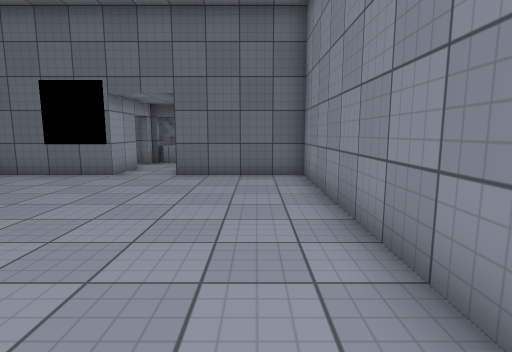
view 1 (above)

12 first-person views from a walk through a 3-D level made in the Unity game engine. The camera is 1.3 m above the floor, tilts 8° down and sees 80° across. The floor is counted in squares, 1 m on a side. Each view is taken from the middle of a square. On the plan, view 1 faces up. The plan holds only what a view shows up to about 14 squares ahead; the rest is blank. The place goes on beyond the plan. Surface patterns are stand-ins for the level's own textures.

view 2
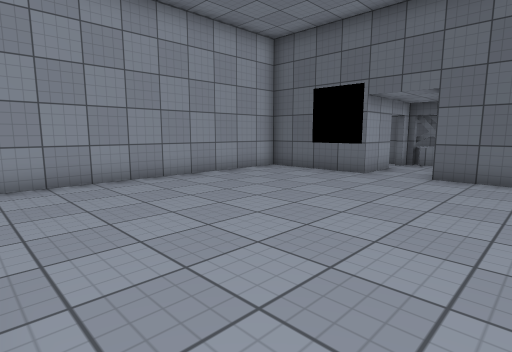

view 3
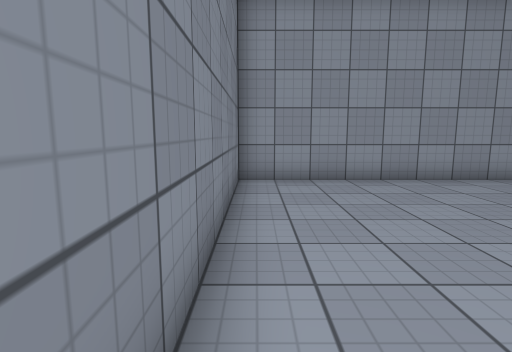

view 4
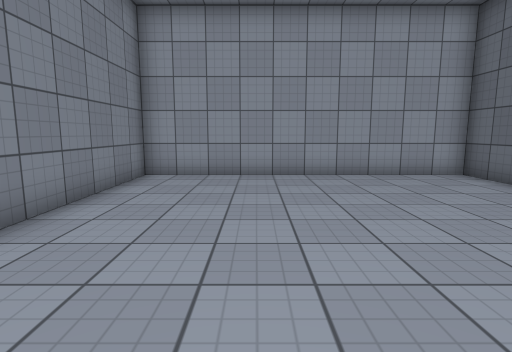

view 5
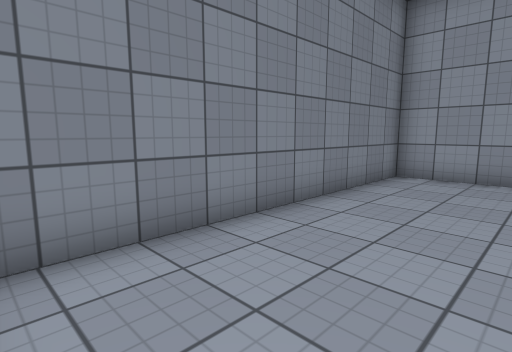

view 6
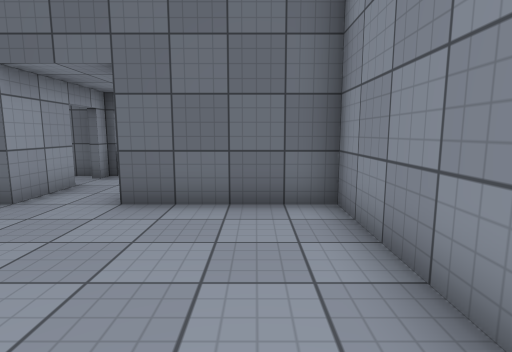

view 7
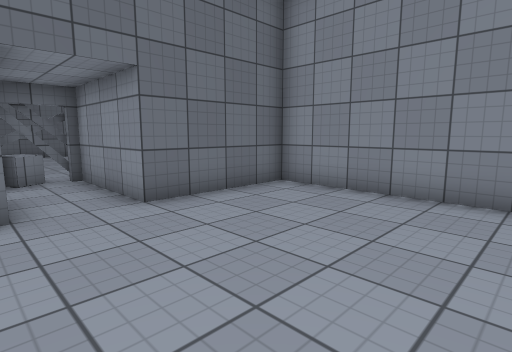

view 8
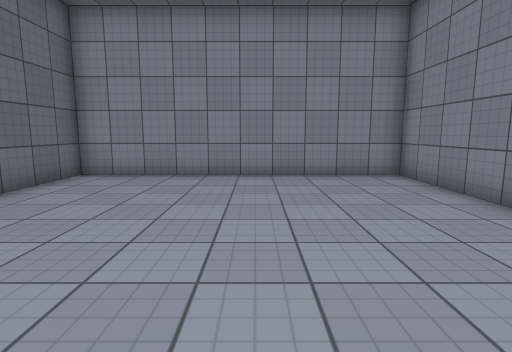

view 9
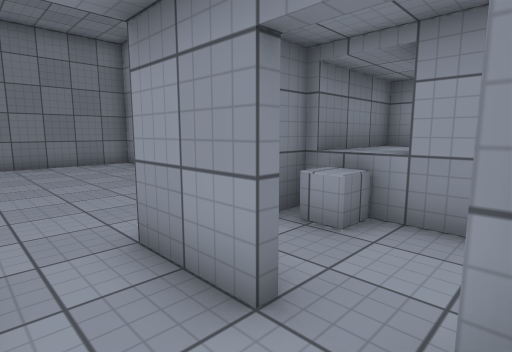

view 10
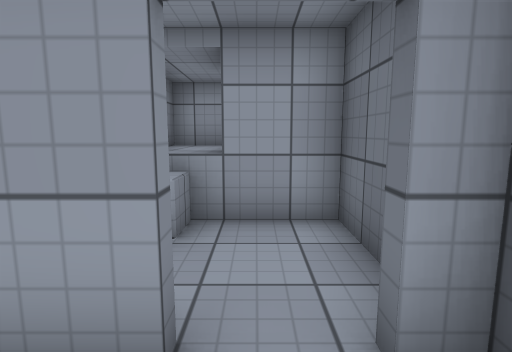

view 11
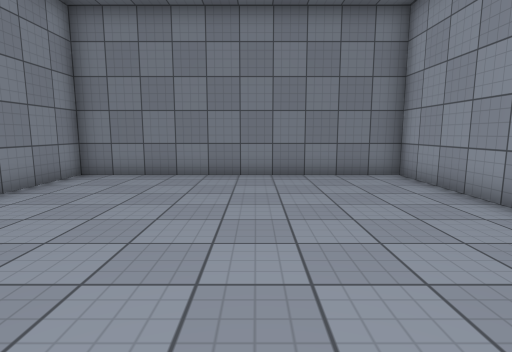

view 12
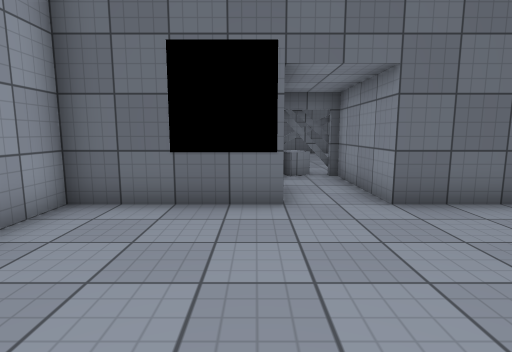

### Floor plan
Points are (right, up) in squares from view 1. A wall is a line through its corners. A room is listed if a view was taken in it or the views show most of it. See-through windows are left out.
Room 1 (views 1, 2, 3, 4, 5, 6, 7, 8, 11, 12)
walls: (-4.5, 9.5) (-8.5, 9.5) (-8.5, -0.5) (1.5, -0.5) (1.5, 9.5) (-2.5, 9.5)
ways out: opening at (-3.5, 10.5) to room 2
Room 2 (views 9, 10)
walls: (-4.5, 11.6) (-4.5, 9.5); (-2.5, 9.5) (-2.5, 13.5); (-4.9, 13.3) (-5.6, 13.3); (-2.7, 13.1) (-2.7, 13.5) (-4.5, 13.5) (-4.5, 12.8); (-5.9, 13.3) (-7.5, 13.3) (-7.5, 9.8)
low walls: (-3.3, 13.4) (-4, 13.1) (-4.2, 13.4); (-7.4, 11) (-6.6, 11) (-6.7, 10.2)
ways out: opening at (-3.5, 10.5) to room 1

Positions as (right, up) in squares from view 1, and headings:
1: (0, 0), facing up
2: (0, 0), facing up-left
3: (0, 0), facing left
4: (1, 3), facing left
5: (1, 3), facing down-left
6: (0, 4), facing up
7: (-5, 4), facing up-right
8: (-8, 4), facing right
9: (-3, 13), facing down-left
10: (-3, 12), facing left
11: (-4, 9), facing down
12: (-5, 4), facing up
